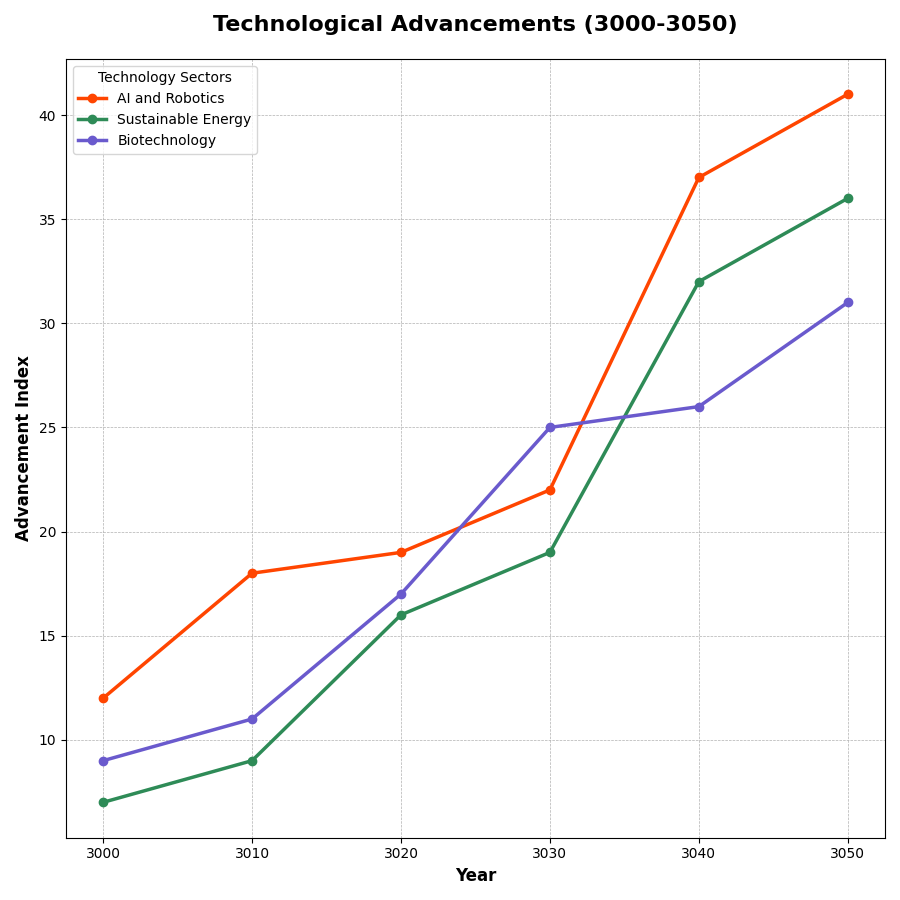

Python code for this plot:
import matplotlib.pyplot as plt
import numpy as np

years = np.arange(3000, 3051, 10)
tech_advancement = {
    'AI and Robotics': np.array([12, 18, 19, 22, 37, 41]),
    'Sustainable Energy': np.array([7, 9, 16, 19, 32, 36]),
    'Biotechnology': np.array([9, 11, 17, 25, 26, 31]),
}

line_colors = ['#FF4500', '#2E8B57', '#6A5ACD']

fig, ax = plt.subplots(figsize=(9, 9))
for (tech, improvements), color in zip(tech_advancement.items(), line_colors):
    ax.plot(years, improvements, label=tech, marker='o', linewidth=2.5, color=color)

ax.set_title('Technological Advancements (3000-3050)', fontsize=16, fontweight='bold', pad=20)
ax.set_xlabel('Year', fontsize=12, fontweight='bold')
ax.set_ylabel('Advancement Index', fontsize=12, fontweight='bold')
ax.legend(title="Technology Sectors", fontsize='medium', loc='best')
ax.grid(True, which='both', linestyle='--', linewidth=0.5)

plt.tight_layout()
plt.show()
